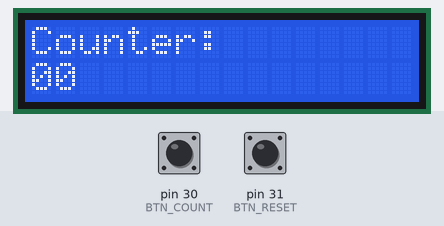
This sketch was run on a simulated Arduino Mega 2560, built with avr-gcc and run on an emulated ATmega2560. On the bench: 16×2 character LCD. The inputs (shaded band) are chosen by the test bench; at power-on: pin 30 (BTN_COUNT) HIGH, pin 31 (BTN_RESET) HIGH.

Above: at 1.2 s.
1.3 s: pin 30 (BTN_COUNT) pulled LOW for 1 s
At 3.1 s:
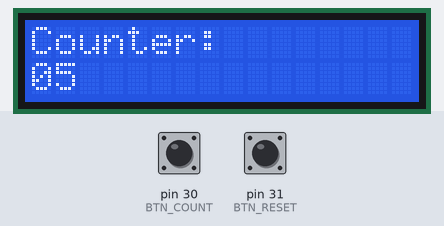
3.8 s: pin 30 (BTN_COUNT) pulled LOW for 0.15 s
At 4.3 s:
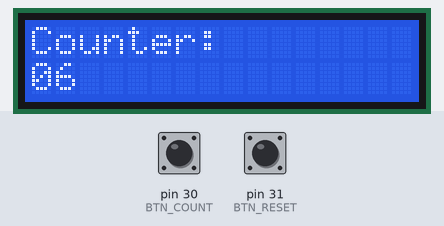
Timing chart, 0 to 6.8 s (numbered marks = the images above; inputs shaded):
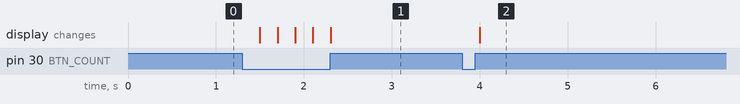

The sketch:

CounterTombolDenganLCD.ino
```cpp
#include <LiquidCrystal.h>
LiquidCrystal lcd(2,3,4,5,6,7); // CN3 (LCD)

const int BTN_COUNT = 30;   // SW1 untuk increment
const int BTN_RESET = 31;   // SW2 untuk reset
int hitung = 0;
int btnCount, btnReset;

void setup() {
  pinMode(BTN_COUNT, INPUT_PULLUP); // tombol ke GND
  pinMode(BTN_RESET, INPUT_PULLUP); // tombol ke GND

  lcd.begin(16,2);
  lcd.print("Counter:");
  lcd.setCursor(0,1);
  lcd.print("00");
}

void loop() {
  btnCount = digitalRead(BTN_COUNT);
  btnReset = digitalRead(BTN_RESET);

  // tombol reset ditekan (aktif LOW)
  if (btnReset == LOW) {
    hitung = 0;
  }
  // tombol count ditekan (aktif LOW)
  else if (btnCount == LOW) {
    if (hitung < 99) {
      hitung = hitung + 1;
    } else {
      hitung = 0; // balik ke 00 kalau lebih dari 99
    }
    delay(200); // debounce sederhana
  }

  // tampilkan hasil
  lcd.setCursor(0,1);
  if (hitung < 10) lcd.print("0"); // selalu 2 digit
  lcd.print(hitung);
  lcd.print("  "); // hapus sisa digit lama
} 
```

Measured:
- after the input at 1.3 s, the display: first changes after 0.20 s (image 1 shows a later state)
- after the input at 3.8 s, the display: changes after 0.20 s (image 2)
